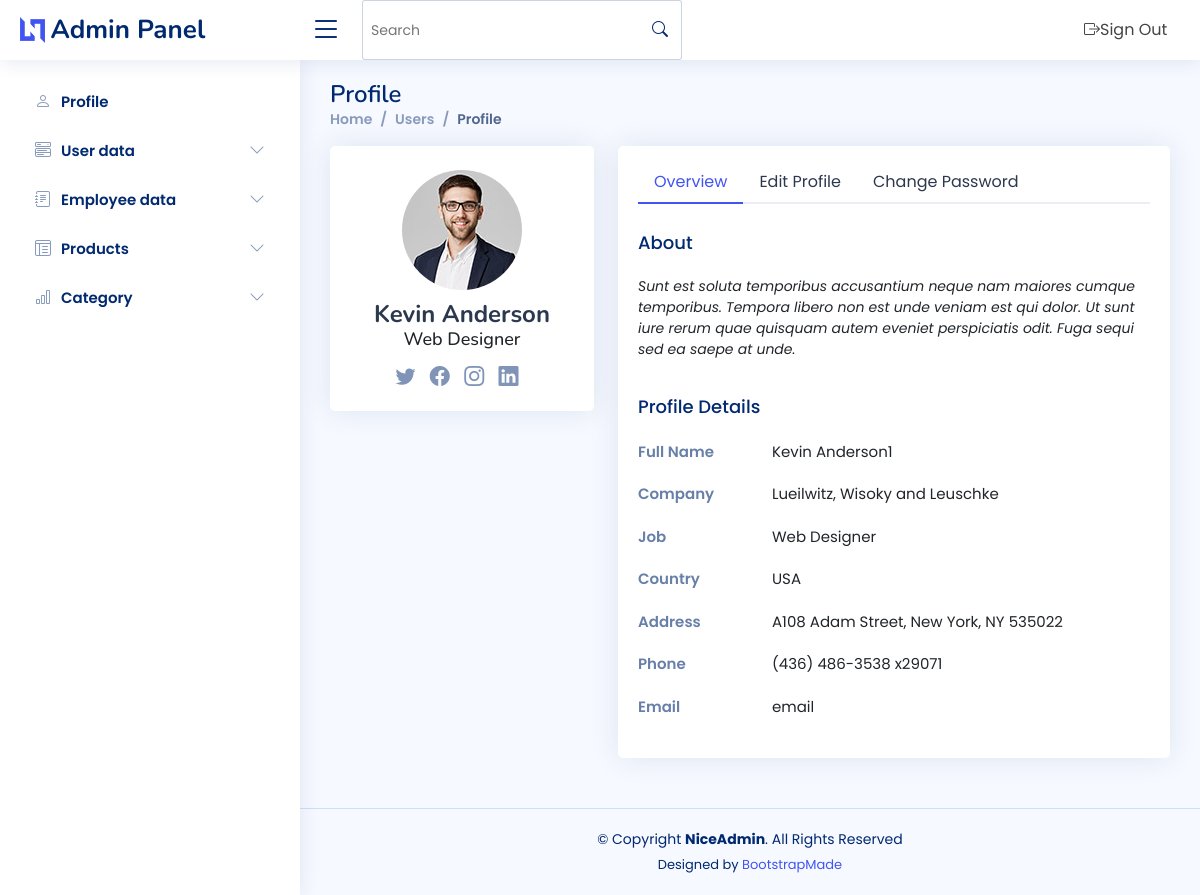
Screenshot of /users-profile.php with the database file from the repository.
### tables this page shows
CREATE TABLE `adminpro` (
  `fullname` varchar(255) NOT NULL,
  `about` varchar(255) NOT NULL,
  `company` varchar(255) NOT NULL,
  `job` varchar(255) NOT NULL,
  `country` varchar(255) NOT NULL,
  `address` varchar(255) NOT NULL,
  `phone` varchar(255) NOT NULL,
  `email` varchar(255) NOT NULL
);

### users-profile.php (the view, shortened to what this page needs)
<?php
include("config.php");
include("include/header.php");
include("include/navbar.php");
include("include/sidebar.php");
$insert_data = "SELECT * from `adminpro`" ;
$result = mysqli_query($connection, $insert_data);
if($result){
    if(mysqli_num_rows($result)> 0){
?>
  <main id="main" class="main">
    <div class="pagetitle">
      <h1>Profile</h1>
      <nav>
        <ol class="breadcrumb">
          <li class="breadcrumb-item"><a href="index.php">Home</a></li>
          <li class="breadcrumb-item">Users</li>
          <li class="breadcrumb-item active">Profile</li>
        </ol>
      </nav>
    </div>
    <section class="section profile">
      <div class="row">
        <div class="col-xl-4">
          <div class="card">
            <div class="card-body profile-card pt-4 d-flex flex-column align-items-center">
              <img src="assets/img/profile-img.jpg" alt="Profile" class="rounded-circle">
              <h2>Kevin Anderson</h2>
              <h3>Web Designer</h3>
              <div class="social-links mt-2">
                <a href="https://twitter.com/" target="blank" class="twitter"><i class="bi bi-twitter"></i></a>
                <a href="https://www.facebook.com/" target="blank" class="facebook"><i class="bi bi-facebook"></i></a>
                <a href="https://www.instagram.com/" target="blank" class="instagram"><i class="bi bi-instagram"></i></a>
                <a href="https://pk.linkedin.com/" target="blank" class="linkedin"><i class="bi bi-linkedin"></i></a>
              </div>
            </div>
          </div>
        </div>
        <div class="col-xl-8">
          <div class="card">
            <div class="card-body pt-3">
              <ul class="nav nav-tabs nav-tabs-bordered">
                <li class="nav-item">
                  <button class="nav-link active" data-bs-toggle="tab" data-bs-target="#profile-overview">Overview</button>
                </li>
                <li class="nav-item">
                  <button class="nav-link" data-bs-toggle="tab" data-bs-target="#profile-edit">Edit Profile</button>
                </li>
                <li class="nav-item">
                  <button class="nav-link" data-bs-toggle="tab" data-bs-target="#profile-change-password">Change Password</button>
                </li>
              </ul>
              <div class="tab-content pt-2">
                <div class="tab-pane fade show active profile-overview" id="profile-overview">
                  <h5 class="card-title">About</h5>
                  <?php
                   while($row=mysqli_fetch_assoc($result)){
                  ?>
                  <p class="small fst-italic"><?php echo $row['about']?></p>
                  <h5 class="card-title">Profile Details</h5>
                  <div class="row">
                    <div class="col-lg-3 col-md-4 label ">Full Name</div>
                    <div class="col-lg-9 col-md-8"><?php echo $row['fullname']?></div>
                  </div>
                  <div class="row">
                    <div class="col-lg-3 col-md-4 label">Company</div>
                    <div class="col-lg-9 col-md-8"><?php echo $row['company']?></div>
                  </div>
                  <div class="row">
                    <div class="col-lg-3 col-md-4 label">Job</div>
                    <div class="col-lg-9 col-md-8"><?php echo $row['job']?></div>
                  </div>
                  <div class="row">
                    <div class="col-lg-3 col-md-4 label">Country</div>
                    <div class="col-lg-9 col-md-8"><?php echo $row['country']?></div>
                  </div>
                  <div class="row">
                    <div class="col-lg-3 col-md-4 label">Address</div>
                    <div class="col-lg-9 col-md-8"><?php echo $row['address']?></div>
                  </div>
                  <div class="row">
                    <div class="col-lg-3 col-md-4 label">Phone</div>
                    <div class="col-lg-9 col-md-8"><?php echo $row['phone']?></div>
                  </div>
                  <div class="row">
                    <div class="col-lg-3 col-md-4 label">Email</div>
                    <div class="col-lg-9 col-md-8"><?php echo $row['email']?></div>
                  </div>
                  <?php
                     }
                    }
                  }
                  ?>
                </div>
              </div>
            </div>
          </div>
        </div>
      </div>
    </section>
  </main>
  <?php
include("include/footer.php");
?>

### include/header.php (shortened to what this page needs)
<!DOCTYPE html>
<html lang="en">
<head>
  <link href="assets/vendor/bootstrap/css/bootstrap.min.css" rel="stylesheet">
  <link href="assets/vendor/bootstrap-icons/bootstrap-icons.css" rel="stylesheet">
  <link href="assets/vendor/boxicons/css/boxicons.min.css" rel="stylesheet">
  <link href="assets/vendor/quill/quill.snow.css" rel="stylesheet">
  <link href="assets/vendor/quill/quill.bubble.css" rel="stylesheet">
  <link href="assets/vendor/remixicon/remixicon.css" rel="stylesheet">
  <link href="assets/vendor/simple-datatables/style.css" rel="stylesheet">
  <link href="https://cdn.jsdelivr.net/npm/bootstrap@5.3.2/dist/css/bootstrap.min.css" rel="stylesheet">
  <link href="assets/css/style.css" rel="stylesheet">
	<link rel="stylesheet" href="assets/css/sign.css">
</head>
<body>

### include/navbar.php (shortened to what this page needs)
<header id="header" class="header fixed-top d-flex align-items-center">
  <div class="d-flex align-items-center justify-content-between">
    <a href="index.php" class="logo d-flex align-items-center">
      <img src="assets/img/logo.png" alt="">
      <span class="d-none d-lg-block">Admin Panel</span>
    </a>
    <i class="bi bi-list toggle-sidebar-btn"></i>
  </div>
  <div class="search-bar">
    <form class="search-form d-flex align-items-center" method="POST" action="#">
      <input type="text" name="query" placeholder="Search" title="Enter search keyword">
      <button type="submit" title="Search"><i class="bi bi-search"></i></button>
    </form>
  </div>
  <nav class="header-nav ms-auto">
    <ul class="d-flex align-items-center">
      <li class="nav-item dropdown pe-3">
      <a style="margin-left:-20%;" class="dropdown-item d-flex align-items-center" href="logout.php">
              <i class="bi bi-box-arrow-right"></i>
              <span>Sign Out</span>
            </a>
      </li>
    </ul>
  </nav>
</header>

### include/sidebar.php (shortened to what this page needs)
  <aside id="sidebar" class="sidebar">
    <ul class="sidebar-nav" id="sidebar-nav">
<li class="nav-item">
  <a class="nav-link collapsed" href="users-profile.php">
    <i class="bi bi-person"></i>
    <span>Profile</span>
  </a>
</li>
      <li class="nav-item">
        <a class="nav-link collapsed" data-bs-target="#components-nav" data-bs-toggle="collapse" href="#">
          <i class="bi bi-menu-button-wide"></i><span>User data</span><i class="bi bi-chevron-down ms-auto"></i>
        </a>
      </li>
      <li class="nav-item">
        <a class="nav-link collapsed" data-bs-target="#forms-nav" data-bs-toggle="collapse" href="#">
          <i class="bi bi-journal-text"></i><span>Employee data</span><i class="bi bi-chevron-down ms-auto"></i>
        </a>
      </li>
      <li class="nav-item">
        <a class="nav-link collapsed" data-bs-target="#tables-nav" data-bs-toggle="collapse" href="#">
          <i class="bi bi-layout-text-window-reverse"></i><span>Products</span><i class="bi bi-chevron-down ms-auto"></i>
        </a>
      </li>
      <li class="nav-item">
        <a class="nav-link collapsed" data-bs-target="#charts-nav" data-bs-toggle="collapse" href="#">
          <i class="bi bi-bar-chart"></i><span>Category</span><i class="bi bi-chevron-down ms-auto"></i>
        </a>
      </li>
  </aside>

### include/footer.php (shortened to what this page needs)
  <footer id="footer" class="footer">
    <div class="copyright">
      &copy; Copyright <strong><span>NiceAdmin</span></strong>. All Rights Reserved
    </div>
    <div class="credits">
      Designed by <a href="https://bootstrapmade.com/">BootstrapMade</a>
    </div>
  </footer>
</body>
</html>

### assets/css/style.css (style rules this page uses)
:root { scroll-behavior: smooth; }
body { font-family: "Open Sans", sans-serif; background: #f6f9ff; color: #444444; }
a { color: #4154f1; text-decoration: none; }
h1, h2, h3, h4, h5, h6 { font-family: "Nunito", sans-serif; }
#main { margin-top: 60px; padding: 20px 30px; transition: all 0.3s; }
.pagetitle { margin-bottom: 10px; }
.pagetitle h1 { font-size: 24px; margin-bottom: 0; font-weight: 600; color: #012970; }
.card { margin-bottom: 30px; border: none; border-radius: 5px; box-shadow: 0px 0 30px rgba(1, 41, 112, 0.1); }
.card-title { padding: 20px 0 15px 0; font-size: 18px; font-weight: 500; color: #012970; font-family: "Poppins", sans-serif; }
.card-body { padding: 0 20px 20px 20px; }
.breadcrumb { font-size: 14px; font-family: "Nunito", sans-serif; color: #899bbd; font-weight: 600; }
.breadcrumb a { color: #899bbd; transition: 0.3s; }
.breadcrumb .breadcrumb-item::before { color: #899bbd; }
.breadcrumb .active { color: #51678f; font-weight: 600; }
.nav-tabs-bordered { border-bottom: 2px solid #ebeef4; }
.nav-tabs-bordered .nav-link { margin-bottom: -2px; border: none; color: #2c384e; }
.nav-tabs-bordered .nav-link.active { background-color: #fff; color: #4154f1; border-bottom: 2px solid #4154f1; }
.logo { line-height: 1; }
@media (min-width: 1200px) { .logo { width: 280px; } }
.logo img { max-height: 26px; margin-right: 6px; }
.logo span { font-size: 26px; font-weight: 700; color: #012970; font-family: "Nunito", sans-serif; }
.header { transition: all 0.5s; z-index: 997; height: 60px; box-shadow: 0px 2px 20px rgba(1, 41, 112, 0.1); background-color: #fff; padding-left: 20px; }
.header .toggle-sidebar-btn { font-size: 32px; padding-left: 10px; cursor: pointer; color: #012970; }
.header .search-bar { min-width: 360px; padding: 0 20px; }
.header .search-form { width: 100%; }
.header .search-form input { border: 0; font-size: 14px; color: #012970; border: 1px solid rgba(1, 41, 112, 0.2); padding: 7px 38px 7px 8px; border-radius: 3px; transition: 0.3s; width: 100%; }
.header .search-form button { border: 0; padding: 0; margin-left: -30px; background: none; }
.header .search-form button i { color: #012970; }
.header-nav ul { list-style: none; }
.header-nav>ul { margin: 0; padding: 0; }
.sidebar { position: fixed; top: 60px; left: 0; bottom: 0; width: 300px; z-index: 996; transition: all 0.3s; padding: 20px; overflow-y: auto; scrollbar-width: thin; scrollbar-color: #aab7cf transparent; box-shadow: 0px 0px 20px rgba(1, 41, 112, 0.1); background-color: #fff; }
@media (min-width: 1200px) { #main, #footer { margin-left: 300px; } }
.sidebar-nav { padding: 0; margin: 0; list-style: none; }
.sidebar-nav li { padding: 0; margin: 0; list-style: none; }
.sidebar-nav .nav-item { margin-bottom: 5px; }
.sidebar-nav .nav-link { display: flex; align-items: center; font-size: 15px; font-weight: 600; color: #4154f1; transition: 0.3; background: #f6f9ff; padding: 10px 15px; border-radius: 4px; }
.sidebar-nav .nav-link i { font-size: 16px; margin-right: 10px; color: #4154f1; }
.sidebar-nav .nav-link.collapsed { color: #012970; background: #fff; }
.sidebar-nav .nav-link.collapsed i { color: #899bbd; }
.sidebar-nav .nav-link .bi-chevron-down { margin-right: 0; transition: transform 0.2s ease-in-out; }
.profile .profile-card img { max-width: 120px; }
.profile .profile-card h2 { font-size: 24px; font-weight: 700; color: #2c384e; margin: 10px 0 0 0; }
.profile .profile-card h3 { font-size: 18px; }
.profile .profile-card .social-links a { font-size: 20px; display: inline-block; color: rgba(1, 41, 112, 0.5); line-height: 0; margin-right: 10px; transition: 0.3s; }
.profile .profile-overview .row { margin-bottom: 20px; font-size: 15px; }
.profile .profile-overview .card-title { color: #012970; }
.profile .profile-overview .label { font-weight: 600; color: rgba(1, 41, 112, 0.6); }
.footer { padding: 20px 0; font-size: 14px; transition: all 0.3s; border-top: 1px solid #cddfff; }
.footer .copyright { text-align: center; color: #012970; }
.footer .credits { padding-top: 5px; text-align: center; font-size: 13px; color: #012970; }

### assets/css/sign.css (style rules this page uses)
* { margin: 0; padding: 0; box-sizing: border-box; font-family: "Poppins", sans-serif; }
body { min-height: 100vh; align-items: center; justify-content: center; }
form input { height: 60px; outline: none; border: none; padding: 0 15px; font-size: 16px; font-weight: 400; color: #333; border-radius: 8px; background: #fff; }
a { text-decoration: none !important; }

### rows the page displays
adminpro: about "Sunt est soluta temporibus accusantium neque nam maiores cumque temporibus. Tempora libero non est unde veniam est qui dolor. Ut sunt iure rerum quae quisquam autem eveniet perspiciatis odit. Fuga sequi sed ea saepe at unde.", fullname "Kevin Anderson1", company "Lueilwitz, Wisoky and Leuschke", job "Web Designer", country "USA", address "A108 Adam Street, New York, NY 535022", phone "(436) 486-3538 x29071", email "email"
